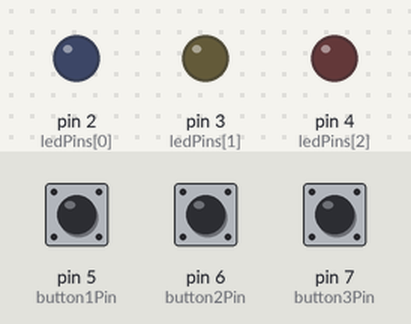
A sketch run on a simulated Arduino Uno, built with avr-gcc and run on an emulated ATmega328P. Shown: output pins drawn as LEDs (lit = HIGH). Dashed ring = blinking. The inputs (shaded band) are chosen by the test bench; at power-on: pin 5 (button1Pin) HIGH, pin 6 (button2Pin) HIGH, pin 7 (button3Pin) HIGH.

Above: at 1.2 s.
1.3 s: pin 5 (button1Pin) pulled LOW for 0.15 s
At 1.4 s:
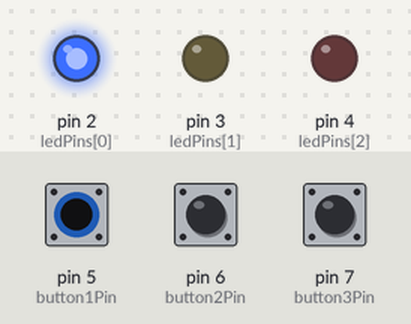
3.4 s: pin 6 (button2Pin) pulled LOW for 1 s
At 3.5 s:
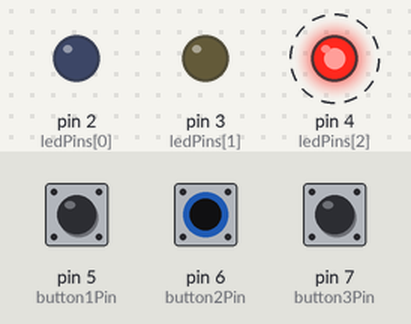
6.4 s: pin 7 (button3Pin) pulled LOW for 0.15 s
At 6.7 s:
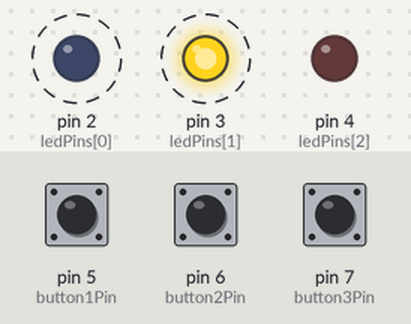
9.4 s: pin 7 (button3Pin) pulled LOW for 3.2 s
At 10.0 s:
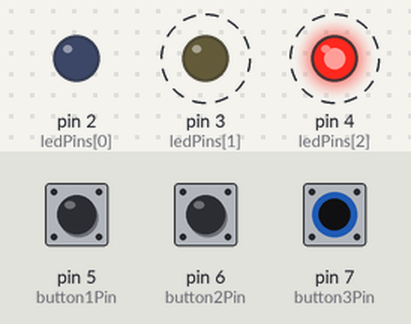
14.1 s: pin 5 (button1Pin) pulled LOW for 3.2 s
At 14.2 s:
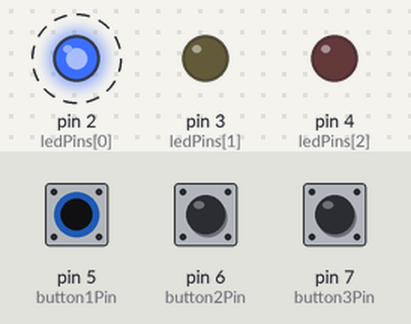
Timing chart, 0 to 19.2 s (numbered marks = the images above; inputs shaded):
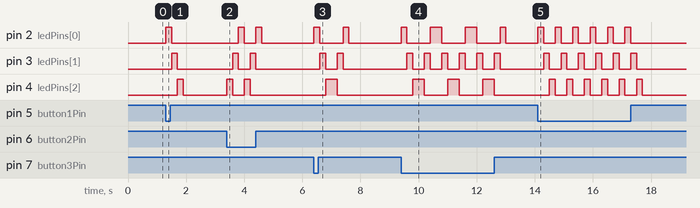

Measured:
- after the input at 1.3 s, pin 2 (ledPins[0]): LOW → HIGH at once, → LOW 0.20 s later; pin 3 (ledPins[1]): LOW → HIGH after 0.20 s, → LOW 0.20 s later; pin 4 (ledPins[2]): LOW → HIGH after 0.40 s, → LOW 0.20 s later
- after the input at 3.4 s, pin 2 (ledPins[0]): alternates HIGH for 0.20 s and LOW for 0.40 s, 4 changes in all, then stays LOW, starting after 0.40 s; pin 3 (ledPins[1]): alternates HIGH for 0.20 s and LOW for 0.40 s, 4 changes in all, then stays LOW, starting after 0.20 s
- after the input at 6.4 s, pin 2 (ledPins[0]): alternates HIGH for 0.20 s and LOW for 0.80 s, 4 changes in all, then stays LOW, starting at once; pin 3 (ledPins[1]): alternates HIGH for 0.20 s and LOW for 0.40 s, 4 changes in all, then stays LOW, starting after 0.20 s; pin 4 (ledPins[2]): LOW → HIGH after 0.40 s, → LOW 0.40 s later
- after the input at 9.4 s, pin 2 (ledPins[0]): LOW → HIGH at once, then repeats every 1.2 s: LOW 0.80 s, HIGH 0.40 s; pin 3 (ledPins[1]): alternates HIGH for 0.20 s and LOW for 0.40 s, 12 changes in all, then stays LOW, starting after 0.20 s
- after the input at 14.1 s, pin 2 (ledPins[0]): alternates HIGH for 0.20 s and LOW for 0.40 s, 12 changes in all, then stays LOW, starting at once; pin 3 (ledPins[1]): alternates HIGH for 0.20 s and LOW for 0.40 s, 12 changes in all, then stays LOW, starting after 0.20 s

The sketch:

sketch.ino
```cpp
const int ledPins[] = {2, 3, 4};
const int button1Pin = 5;
const int button2Pin = 6;
const int button3Pin = 7;

int buttonState1 = HIGH;
int buttonState2 = HIGH;
int buttonState3 = HIGH;

void setup() {

  for (int i = 0; i < 3; i++) {
    pinMode(ledPins[i], OUTPUT);
  }


  pinMode(button1Pin, INPUT_PULLUP);
  pinMode(button2Pin, INPUT_PULLUP);
  pinMode(button3Pin, INPUT_PULLUP);
}

void loop() {

  buttonState1 = digitalRead(button1Pin);
  buttonState2 = digitalRead(button2Pin);
  buttonState3 = digitalRead(button3Pin);


  if (buttonState1 == LOW) {
    runLeftToRight();
  }


  if (buttonState2 == LOW) {
    runRightToLeft();
  }


  if (buttonState3 == LOW) {
    runLeftToRight();
    runRightToLeft();
  }
}


void runLeftToRight() {
  for (int i = 0; i < 3; i++) {
    digitalWrite(ledPins[i], HIGH);
    delay(200);
    digitalWrite(ledPins[i], LOW);
  }
}


void runRightToLeft() {
  for (int i = 2; i >= 0; i--) {
    digitalWrite(ledPins[i], HIGH);
    delay(200);
    digitalWrite(ledPins[i], LOW);
  }
}
```
